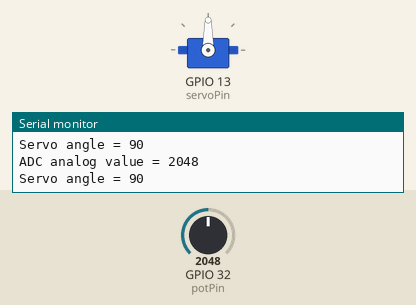
Bench run of a sketch on a simulated ESP32. Parts: servo, the last lines printed to the serial monitor. The test bench sets the inputs (shaded band); at power-on: GPIO 32 (potPin) = 2048 (analog values on the 0–4095 scale).

Above: at 1.2 s.
1.3 s: GPIO 32 (potPin) set to 2866
At 1.8 s:
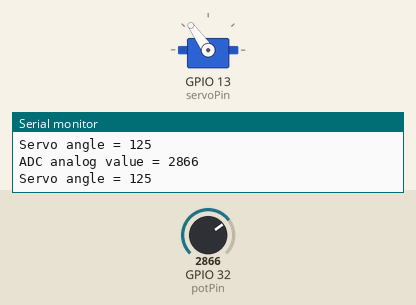
2.8 s: GPIO 32 (potPin) set to 3603
At 3.1 s:
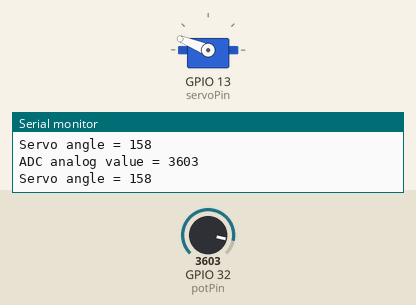
4.3 s: GPIO 32 (potPin) set to 4095
At 5.5 s:
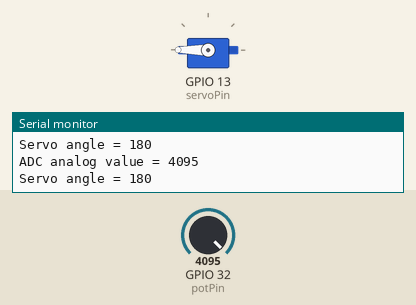
5.8 s: GPIO 32 (potPin) set to 1228
At 7.0 s:
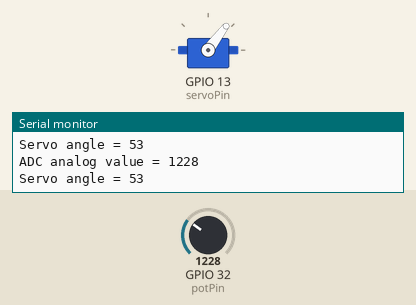
7.3 s: GPIO 32 (potPin) set to 491
At 8.4 s:
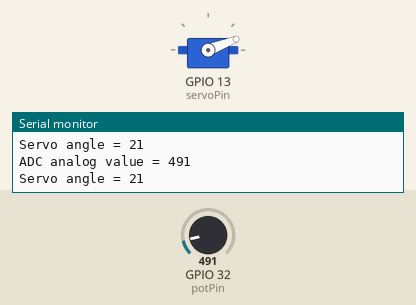
8.8 s: GPIO 32 (potPin) set to 0
At 9.7 s:
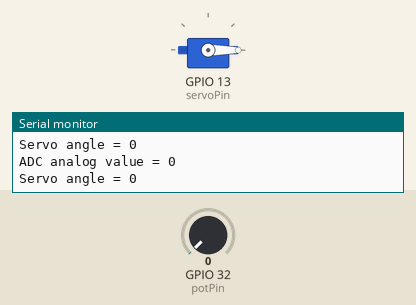
Timing chart, 0 to 11.3 s (numbered marks = the images above; inputs shaded):
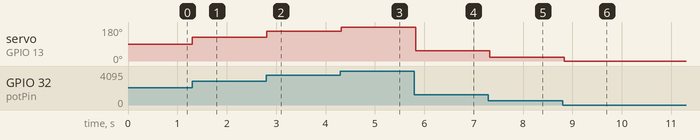

Measured:
- after the input at 1.3 s, servo on GPIO 13 (servoPin): 90° → 125° at once
- after the input at 2.8 s, servo on GPIO 13 (servoPin): 125° → 158° at once
- after the input at 4.3 s, servo on GPIO 13 (servoPin): 158° → 180° at once
- after the input at 5.8 s, servo on GPIO 13 (servoPin): 180° → 53° at once
- after the input at 7.3 s, servo on GPIO 13 (servoPin): 53° → 21° at once
- after the input at 8.8 s, servo on GPIO 13 (servoPin): 21° → 0° at once

The sketch:

esp_pot_servo.ino
```cpp
#include <ESP32Servo.h>

Servo myServo;     // Create a servo object
int potPin = 32;   // Pin where the potentiometer is connected
int servoPin = 13; // Pin where the servo is connected

void setup()
{
    // Initialize serial communication at 115200 bits per second:
    Serial.begin(115200);

    // Set the resolution to 12 bits (0-4095)
    analogReadResolution(12);

    // Attach the servo to the specified pin
    myServo.attach(servoPin);
}


void loop()
{
    // Read the analog value from the potentiometer
    int analogValue = analogRead(potPin);

    // Map the analog value (0-4095) to the servo angle (0-180)
    int servoAngle = map(analogValue, 0, 4095, 0, 180);

    // Set the servo position
    myServo.write(servoAngle);

    // Print out the values
    Serial.printf("ADC analog value = %d\n", analogValue);
    Serial.printf("Servo angle = %d\n", servoAngle);

    delay(100); // Delay in between reads for clear output
}
```
